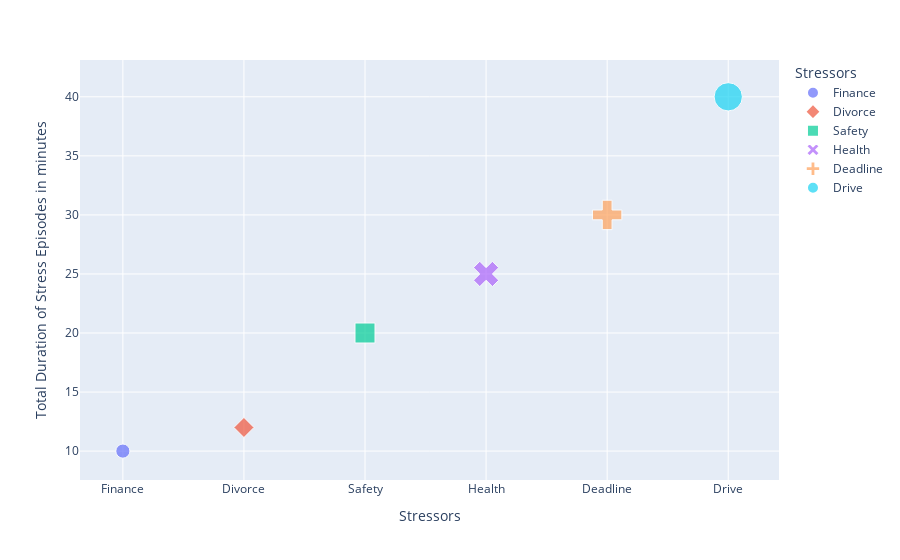

Source (notebook cell):
### Code cell
import numpy as np
import plotly
import pandas as pd
import plotly.graph_objs as go
from plotly.offline import init_notebook_mode, iplot

import plotly.express as px
x = np.array([5,5,20,10,8,6])
y = np.array([2,5,1,3,5,2])
z=x*y
z1=2*z
print(z)
marker_cluster={
    "Anxiety":"h", 
    "Assault":"x", 
    "Exam preparation":"d", 
    "Household Chores":"*", 
    "Lack of nutrition":"s", 
     "Late arrival":"p",
    "Loneliness":"1",
    "Missed payment":"8",
    "Stuck in traffic":"o", 
    "Unclear expectations":"p"
}
df = pd.DataFrame()

df["Average Duration of stress episodes in minutes"]=x
df["Occurences"]=y
df["Stressors"]=np.array(["Finance","Health","Safety","Deadline","Drive","Divorce"])
df["Total Duration of Stress Episodes in minutes"]=z
df=df.sort_values(["Total Duration of Stress Episodes in minutes"])
fig = px.scatter(df,x="Stressors", y="Total Duration of Stress Episodes in minutes",
                 color="Stressors",symbol="Stressors",
                 size='Total Duration of Stress Episodes in minutes',  
#                  size=200,
                 hover_data=['Stressors','Occurences','Average Duration of stress episodes in minutes'],
                 labels={"Stressors": "Stressors"})
# fig.layout.update({'height':800,'width':1200})
fig.show()
# fig.write_html("fig1.html")

### Figure 1 — Plotly figure (JSON) as saved in the notebook; plotly's stock layout.template omitted (floating-point values rounded to 4 significant figures)
{"data": [{"customdata": [["Finance", 2, 5]], "hovertemplate": "Stressors=%{customdata[0]}<br>Total Duration of Stress Episodes in minutes=%{marker.size}<br>Occurences=%{customdata[1]}<br>Average Duration of stress episodes in minutes=%{customdata[2]}<extra></extra>", "legendgroup": "Finance", "marker": {"color": "#636efa", "size": [10], "sizemode": "area", "sizeref": 0.1, "symbol": "circle"}, "mode": "markers", "name": "Finance", "orientation": "v", "showlegend": true, "type": "scatter", "x": ["Finance"], "xaxis": "x", "y": [10], "yaxis": "y"}, {"customdata": [["Divorce", 2, 6]], "hovertemplate": "Stressors=%{customdata[0]}<br>Total Duration of Stress Episodes in minutes=%{marker.size}<br>Occurences=%{customdata[1]}<br>Average Duration of stress episodes in minutes=%{customdata[2]}<extra></extra>", "legendgroup": "Divorce", "marker": {"color": "#EF553B", "size": [12], "sizemode": "area", "sizeref": 0.1, "symbol": "diamond"}, "mode": "markers", "name": "Divorce", "orientation": "v", "showlegend": true, "type": "scatter", "x": ["Divorce"], "xaxis": "x", "y": [12], "yaxis": "y"}, {"customdata": [["Safety", 1, 20]], "hovertemplate": "Stressors=%{customdata[0]}<br>Total Duration of Stress Episodes in minutes=%{marker.size}<br>Occurences=%{customdata[1]}<br>Average Duration of stress episodes in minutes=%{customdata[2]}<extra></extra>", "legendgroup": "Safety", "marker": {"color": "#00cc96", "size": [20], "sizemode": "area", "sizeref": 0.1, "symbol": "square"}, "mode": "markers", "name": "Safety", "orientation": "v", "showlegend": true, "type": "scatter", "x": ["Safety"], "xaxis": "x", "y": [20], "yaxis": "y"}, {"customdata": [["Health", 5, 5]], "hovertemplate": "Stressors=%{customdata[0]}<br>Total Duration of Stress Episodes in minutes=%{marker.size}<br>Occurences=%{customdata[1]}<br>Average Duration of stress episodes in minutes=%{customdata[2]}<extra></extra>", "legendgroup": "Health", "marker": {"color": "#ab63fa", "size": [25], "sizemode": "area", "sizeref": 0.1, "symbol": "x"}, "mode": "markers", "name": "Health", "orientation": "v", "showlegend": true, "type": "scatter", "x": ["Health"], "xaxis": "x", "y": [25], "yaxis": "y"}, {"customdata": [["Deadline", 3, 10]], "hovertemplate": "Stressors=%{customdata[0]}<br>Total Duration of Stress Episodes in minutes=%{marker.size}<br>Occurences=%{customdata[1]}<br>Average Duration of stress episodes in minutes=%{customdata[2]}<extra></extra>", "legendgroup": "Deadline", "marker": {"color": "#FFA15A", "size": [30], "sizemode": "area", "sizeref": 0.1, "symbol": "cross"}, "mode": "markers", "name": "Deadline", "orientation": "v", "showlegend": true, "type": "scatter", "x": ["Deadline"], "xaxis": "x", "y": [30], "yaxis": "y"}, {"customdata": [["Drive", 5, 8]], "hovertemplate": "Stressors=%{customdata[0]}<br>Total Duration of Stress Episodes in minutes=%{marker.size}<br>Occurences=%{customdata[1]}<br>Average Duration of stress episodes in minutes=%{customdata[2]}<extra></extra>", "legendgroup": "Drive", "marker": {"color": "#19d3f3", "size": [40], "sizemode": "area", "sizeref": 0.1, "symbol": "circle"}, "mode": "markers", "name": "Drive", "orientation": "v", "showlegend": true, "type": "scatter", "x": ["Drive"], "xaxis": "x", "y": [40], "yaxis": "y"}], "layout": {"legend": {"itemsizing": "constant", "title": {"text": "Stressors"}, "tracegroupgap": 0}, "margin": {"t": 60}, "xaxis": {"anchor": "y", "categoryarray": ["Finance", "Divorce", "Safety", "Health", "Deadline", "Drive"], "categoryorder": "array", "domain": [0, 1], "title": {"text": "Stressors"}}, "yaxis": {"anchor": "x", "domain": [0, 1], "title": {"text": "Total Duration of Stress Episodes in minutes"}}}}
